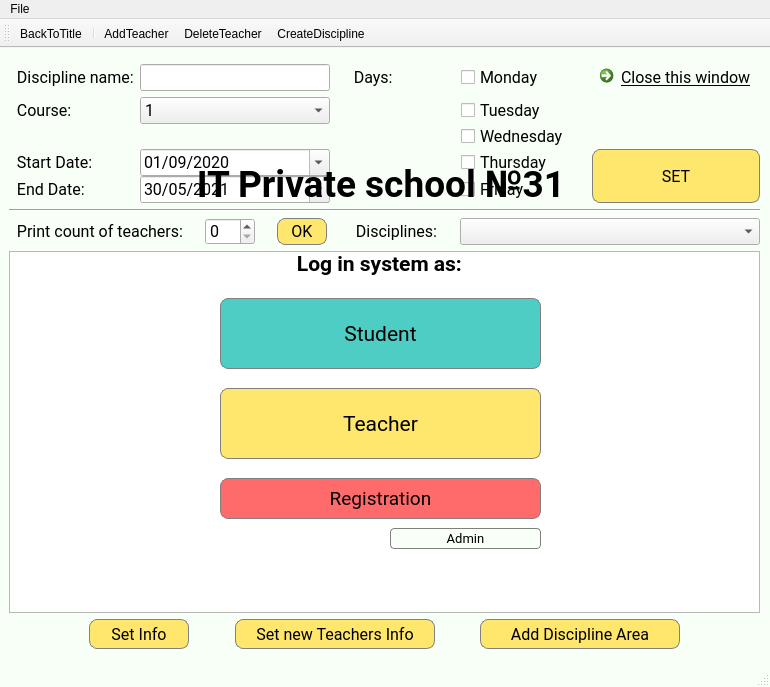
<?xml version="1.0" encoding="UTF-8"?>
<ui version="4.0">
 <class>MainWindow</class>
 <widget class="QMainWindow" name="MainWindow">
  <property name="geometry">
   <rect>
    <x>0</x>
    <y>0</y>
    <width>770</width>
    <height>687</height>
   </rect>
  </property>
  <property name="minimumSize">
   <size>
    <width>770</width>
    <height>687</height>
   </size>
  </property>
  <property name="maximumSize">
   <size>
    <width>770</width>
    <height>687</height>
   </size>
  </property>
  <property name="windowTitle">
   <string>MainWindow</string>
  </property>
  <property name="styleSheet">
   <string notr="true">QMainWindow{
background-color:rgb(247, 255, 247);
color:rgb(26, 83, 92);
}</string>
  </property>
  <widget class="QWidget" name="centralwidget">
   <widget class="QWidget" name="layoutWidget">
    <property name="geometry">
     <rect>
      <x>9</x>
      <y>10</y>
      <width>751</width>
      <height>591</height>
     </rect>
    </property>
    <layout class="QVBoxLayout" name="verticalLayout_2">
     <item>
      <layout class="QGridLayout" name="gridLayout">
       <property name="spacing">
        <number>0</number>
       </property>
       <item row="0" column="1">
        <widget class="QLineEdit" name="lineEdit_DisciplineName">
         <property name="sizePolicy">
          <sizepolicy hsizetype="Fixed" vsizetype="Fixed">
           <horstretch>0</horstretch>
           <verstretch>0</verstretch>
          </sizepolicy>
         </property>
         <property name="minimumSize">
          <size>
           <width>190</width>
           <height>0</height>
          </size>
         </property>
         <property name="font">
          <font>
           <family>Roboto</family>
           <pointsize>12</pointsize>
           <weight>50</weight>
           <bold>false</bold>
          </font>
         </property>
        </widget>
       </item>
       <item row="2" column="0">
        <widget class="QLabel" name="label_DisCourse">
         <property name="sizePolicy">
          <sizepolicy hsizetype="Preferred" vsizetype="Preferred">
           <horstretch>0</horstretch>
           <verstretch>0</verstretch>
          </sizepolicy>
         </property>
         <property name="font">
          <font>
           <family>Roboto</family>
           <pointsize>12</pointsize>
           <weight>50</weight>
           <bold>false</bold>
          </font>
         </property>
         <property name="focusPolicy">
          <enum>Qt::NoFocus</enum>
         </property>
         <property name="contextMenuPolicy">
          <enum>Qt::DefaultContextMenu</enum>
         </property>
         <property name="layoutDirection">
          <enum>Qt::RightToLeft</enum>
         </property>
         <property name="text">
          <string>  Course: </string>
         </property>
        </widget>
       </item>
       <item row="2" column="1" colspan="2">
        <widget class="QComboBox" name="comboBox_DisCourse">
         <property name="sizePolicy">
          <sizepolicy hsizetype="Fixed" vsizetype="Fixed">
           <horstretch>0</horstretch>
           <verstretch>0</verstretch>
          </sizepolicy>
         </property>
         <property name="minimumSize">
          <size>
           <width>190</width>
           <height>0</height>
          </size>
         </property>
         <property name="font">
          <font>
           <family>Roboto</family>
           <pointsize>12</pointsize>
           <weight>50</weight>
           <bold>false</bold>
          </font>
         </property>
         <item>
          <property name="text">
           <string>1</string>
          </property>
         </item>
         <item>
          <property name="text">
           <string>2</string>
          </property>
         </item>
         <item>
          <property name="text">
           <string>3</string>
          </property>
         </item>
         <item>
          <property name="text">
           <string>4</string>
          </property>
         </item>
        </widget>
       </item>
       <item row="0" column="2">
        <widget class="QLabel" name="label_Days">
         <property name="font">
          <font>
           <family>Roboto</family>
           <pointsize>12</pointsize>
           <weight>50</weight>
           <bold>false</bold>
          </font>
         </property>
         <property name="text">
          <string>      Days:</string>
         </property>
        </widget>
       </item>
       <item row="0" column="3">
        <widget class="QCheckBox" name="checkBox_Mon">
         <property name="enabled">
          <bool>true</bool>
         </property>
         <property name="sizePolicy">
          <sizepolicy hsizetype="Preferred" vsizetype="Fixed">
           <horstretch>0</horstretch>
           <verstretch>0</verstretch>
          </sizepolicy>
         </property>
         <property name="font">
          <font>
           <family>Roboto</family>
           <pointsize>12</pointsize>
           <weight>50</weight>
           <bold>false</bold>
          </font>
         </property>
         <property name="contextMenuPolicy">
          <enum>Qt::DefaultContextMenu</enum>
         </property>
         <property name="layoutDirection">
          <enum>Qt::LeftToRight</enum>
         </property>
         <property name="autoFillBackground">
          <bool>false</bool>
         </property>
         <property name="text">
          <string>Monday</string>
         </property>
         <property name="tristate">
          <bool>false</bool>
         </property>
        </widget>
       </item>
       <item row="0" column="0">
        <widget class="QLabel" name="label_DisName">
         <property name="sizePolicy">
          <sizepolicy hsizetype="Preferred" vsizetype="Preferred">
           <horstretch>0</horstretch>
           <verstretch>0</verstretch>
          </sizepolicy>
         </property>
         <property name="font">
          <font>
           <family>Roboto</family>
           <pointsize>12</pointsize>
           <weight>50</weight>
           <bold>false</bold>
          </font>
         </property>
         <property name="text">
          <string>  Discipline name:</string>
         </property>
        </widget>
       </item>
       <item row="0" column="4">
        <widget class="QCommandLinkButton" name="commandLinkButton_Close">
         <property name="sizePolicy">
          <sizepolicy hsizetype="Fixed" vsizetype="Maximum">
           <horstretch>0</horstretch>
           <verstretch>0</verstretch>
          </sizepolicy>
         </property>
         <property name="minimumSize">
          <size>
           <width>0</width>
           <height>28</height>
          </size>
         </property>
         <property name="font">
          <font>
           <family>Roboto</family>
           <pointsize>12</pointsize>
           <weight>50</weight>
           <bold>false</bold>
           <underline>true</underline>
          </font>
         </property>
         <property name="toolTip">
          <string>Closes &quot;Create discipline&quot; window</string>
         </property>
         <property name="layoutDirection">
          <enum>Qt::RightToLeft</enum>
         </property>
         <property name="text">
          <string>Close this window</string>
         </property>
         <property name="iconSize">
          <size>
           <width>16</width>
           <height>16</height>
          </size>
         </property>
        </widget>
       </item>
       <item row="2" column="3">
        <widget class="QCheckBox" name="checkBox_Tue">
         <property name="font">
          <font>
           <family>Roboto</family>
           <pointsize>12</pointsize>
           <weight>50</weight>
           <bold>false</bold>
          </font>
         </property>
         <property name="text">
          <string>Tuesday</string>
         </property>
         <property name="tristate">
          <bool>false</bool>
         </property>
        </widget>
       </item>
       <item row="3" column="3">
        <widget class="QCheckBox" name="checkBox_Wed">
         <property name="font">
          <font>
           <family>Roboto</family>
           <pointsize>12</pointsize>
           <weight>50</weight>
           <bold>false</bold>
          </font>
         </property>
         <property name="text">
          <string>Wednesday</string>
         </property>
         <property name="tristate">
          <bool>false</bool>
         </property>
        </widget>
       </item>
       <item row="4" column="3">
        <widget class="QCheckBox" name="checkBox_Thu">
         <property name="sizePolicy">
          <sizepolicy hsizetype="Preferred" vsizetype="Fixed">
           <horstretch>0</horstretch>
           <verstretch>0</verstretch>
          </sizepolicy>
         </property>
         <property name="font">
          <font>
           <family>Roboto</family>
           <pointsize>12</pointsize>
           <weight>50</weight>
           <bold>false</bold>
          </font>
         </property>
         <property name="text">
          <string>Thursday</string>
         </property>
         <property name="tristate">
          <bool>false</bool>
         </property>
        </widget>
       </item>
       <item row="5" column="3">
        <widget class="QCheckBox" name="checkBox_Fri">
         <property name="font">
          <font>
           <family>Roboto</family>
           <pointsize>12</pointsize>
           <weight>50</weight>
           <bold>false</bold>
          </font>
         </property>
         <property name="text">
          <string>Friday</string>
         </property>
         <property name="tristate">
          <bool>false</bool>
         </property>
        </widget>
       </item>
       <item row="4" column="4" rowspan="2">
        <widget class="QPushButton" name="pushButton_SetDiscipline">
         <property name="sizePolicy">
          <sizepolicy hsizetype="Minimum" vsizetype="Preferred">
           <horstretch>0</horstretch>
           <verstretch>0</verstretch>
          </sizepolicy>
         </property>
         <property name="minimumSize">
          <size>
           <width>60</width>
           <height>26</height>
          </size>
         </property>
         <property name="font">
          <font>
           <family>Roboto</family>
           <pointsize>12</pointsize>
           <weight>50</weight>
           <bold>false</bold>
          </font>
         </property>
         <property name="toolTip">
          <string>Saves information about new discipline</string>
         </property>
         <property name="whatsThis">
          <string/>
         </property>
         <property name="styleSheet">
          <string notr="true">QPushButton{
border-radius: 8px;
background-color: rgb(255, 230, 109);
border: 1px solid gray; 
}

QPushButton:pressed{
background-color:qlineargradient(x1:0, y1:0, x2:0, y2:1,
														stop: 0 #BEBEBE, stop:1 #D7D7D7);
}</string>
         </property>
         <property name="text">
          <string>SET</string>
         </property>
         <property name="autoDefault">
          <bool>false</bool>
         </property>
         <property name="default">
          <bool>false</bool>
         </property>
         <property name="flat">
          <bool>false</bool>
         </property>
        </widget>
       </item>
       <item row="5" column="0">
        <widget class="QLabel" name="label_EndDate">
         <property name="font">
          <font>
           <family>Roboto</family>
           <pointsize>12</pointsize>
           <weight>50</weight>
           <bold>false</bold>
          </font>
         </property>
         <property name="focusPolicy">
          <enum>Qt::NoFocus</enum>
         </property>
         <property name="text">
          <string>  End Date:</string>
         </property>
        </widget>
       </item>
       <item row="4" column="0">
        <widget class="QLabel" name="label_StartDate">
         <property name="font">
          <font>
           <family>Roboto</family>
           <pointsize>12</pointsize>
           <weight>50</weight>
           <bold>false</bold>
          </font>
         </property>
         <property name="focusPolicy">
          <enum>Qt::NoFocus</enum>
         </property>
         <property name="layoutDirection">
          <enum>Qt::LeftToRight</enum>
         </property>
         <property name="autoFillBackground">
          <bool>false</bool>
         </property>
         <property name="locale">
          <locale language="Ukrainian" country="Ukraine"/>
         </property>
         <property name="text">
          <string>  Start Date:</string>
         </property>
         <property name="alignment">
          <set>Qt::AlignLeading|Qt::AlignLeft|Qt::AlignVCenter</set>
         </property>
        </widget>
       </item>
       <item row="5" column="1">
        <widget class="QDateEdit" name="dateEdit_End">
         <property name="sizePolicy">
          <sizepolicy hsizetype="Minimum" vsizetype="Fixed">
           <horstretch>0</horstretch>
           <verstretch>0</verstretch>
          </sizepolicy>
         </property>
         <property name="font">
          <font>
           <family>Roboto</family>
           <pointsize>12</pointsize>
           <weight>50</weight>
           <bold>false</bold>
          </font>
         </property>
         <property name="locale">
          <locale language="English" country="UnitedStates"/>
         </property>
         <property name="dateTime">
          <datetime>
           <hour>0</hour>
           <minute>0</minute>
           <second>0</second>
           <year>2021</year>
           <month>5</month>
           <day>30</day>
          </datetime>
         </property>
         <property name="maximumDate">
          <date>
           <year>2050</year>
           <month>12</month>
           <day>31</day>
          </date>
         </property>
         <property name="minimumDate">
          <date>
           <year>2018</year>
           <month>9</month>
           <day>1</day>
          </date>
         </property>
         <property name="displayFormat">
          <string>dd/MM/yyyy</string>
         </property>
         <property name="calendarPopup">
          <bool>true</bool>
         </property>
        </widget>
       </item>
       <item row="4" column="1">
        <widget class="QDateEdit" name="dateEdit_Start">
         <property name="sizePolicy">
          <sizepolicy hsizetype="Minimum" vsizetype="Fixed">
           <horstretch>0</horstretch>
           <verstretch>0</verstretch>
          </sizepolicy>
         </property>
         <property name="font">
          <font>
           <family>Roboto</family>
           <pointsize>12</pointsize>
           <weight>50</weight>
           <bold>false</bold>
          </font>
         </property>
         <property name="locale">
          <locale language="English" country="UnitedStates"/>
         </property>
         <property name="dateTime">
          <datetime>
           <hour>0</hour>
           <minute>0</minute>
           <second>0</second>
           <year>2020</year>
           <month>9</month>
           <day>1</day>
          </datetime>
         </property>
         <property name="displayFormat">
          <string>dd/MM/yyyy</string>
         </property>
         <property name="calendarPopup">
          <bool>true</bool>
         </property>
        </widget>
       </item>
      </layout>
     </item>
     <item>
      <layout class="QVBoxLayout" name="verticalLayout_4">
       <item>
        <widget class="Line" name="line">
         <property name="orientation">
          <enum>Qt::Horizontal</enum>
         </property>
        </widget>
       </item>
      </layout>
     </item>
     <item>
      <layout class="QHBoxLayout" name="horizontalLayout">
       <item>
        <widget class="QLabel" name="label_TeacherInfo">
         <property name="font">
          <font>
           <family>Roboto</family>
           <pointsize>12</pointsize>
          </font>
         </property>
         <property name="text">
          <string>  Print count of teachers:</string>
         </property>
        </widget>
       </item>
       <item>
        <spacer name="horizontalSpacer_5">
         <property name="font">
          <font>
           <family>Roboto</family>
           <pointsize>12</pointsize>
          </font>
         </property>
         <property name="orientation">
          <enum>Qt::Horizontal</enum>
         </property>
         <property name="sizeHint" stdset="0">
          <size>
           <width>40</width>
           <height>20</height>
          </size>
         </property>
        </spacer>
       </item>
       <item>
        <widget class="QSpinBox" name="spinBox_Size">
         <property name="sizePolicy">
          <sizepolicy hsizetype="Minimum" vsizetype="Preferred">
           <horstretch>0</horstretch>
           <verstretch>0</verstretch>
          </sizepolicy>
         </property>
         <property name="minimumSize">
          <size>
           <width>50</width>
           <height>0</height>
          </size>
         </property>
         <property name="font">
          <font>
           <family>Roboto</family>
           <pointsize>12</pointsize>
          </font>
         </property>
        </widget>
       </item>
       <item>
        <spacer name="horizontalSpacer_4">
         <property name="font">
          <font>
           <family>Roboto</family>
           <pointsize>12</pointsize>
          </font>
         </property>
         <property name="orientation">
          <enum>Qt::Horizontal</enum>
         </property>
         <property name="sizeHint" stdset="0">
          <size>
           <width>40</width>
           <height>20</height>
          </size>
         </property>
        </spacer>
       </item>
       <item>
        <widget class="QPushButton" name="pushButton_OkSize">
         <property name="sizePolicy">
          <sizepolicy hsizetype="Preferred" vsizetype="Preferred">
           <horstretch>0</horstretch>
           <verstretch>0</verstretch>
          </sizepolicy>
         </property>
         <property name="minimumSize">
          <size>
           <width>50</width>
           <height>5</height>
          </size>
         </property>
         <property name="font">
          <font>
           <family>Roboto</family>
           <pointsize>12</pointsize>
          </font>
         </property>
         <property name="toolTip">
          <string>Sets count of table rows</string>
         </property>
         <property name="whatsThis">
          <string/>
         </property>
         <property name="styleSheet">
          <string notr="true">QPushButton{
border-radius: 8px;
background-color: rgb(255, 230, 109);
border: 1px solid gray; 
}

QPushButton:pressed{
background-color:qlineargradient(x1:0, y1:0, x2:0, y2:1,
														stop: 0 #BEBEBE, stop:1 #D7D7D7);
}</string>
         </property>
         <property name="text">
          <string>OK</string>
         </property>
        </widget>
       </item>
       <item>
        <spacer name="horizontalSpacer_7">
         <property name="font">
          <font>
           <family>Roboto</family>
           <pointsize>12</pointsize>
          </font>
         </property>
         <property name="orientation">
          <enum>Qt::Horizontal</enum>
         </property>
         <property name="sizeHint" stdset="0">
          <size>
           <width>40</width>
           <height>20</height>
          </size>
         </property>
        </spacer>
       </item>
       <item>
        <widget class="QLabel" name="label_Disciplines">
         <property name="font">
          <font>
           <family>Roboto</family>
           <pointsize>12</pointsize>
          </font>
         </property>
         <property name="text">
          <string>  Disciplines:</string>
         </property>
        </widget>
       </item>
       <item>
        <spacer name="horizontalSpacer_8">
         <property name="font">
          <font>
           <family>Roboto</family>
           <pointsize>12</pointsize>
          </font>
         </property>
         <property name="orientation">
          <enum>Qt::Horizontal</enum>
         </property>
         <property name="sizeHint" stdset="0">
          <size>
           <width>40</width>
           <height>20</height>
          </size>
         </property>
        </spacer>
       </item>
       <item>
        <widget class="QComboBox" name="comboBox_Disciplines">
         <property name="minimumSize">
          <size>
           <width>300</width>
           <height>0</height>
          </size>
         </property>
         <property name="font">
          <font>
           <family>Roboto</family>
           <pointsize>12</pointsize>
          </font>
         </property>
        </widget>
       </item>
      </layout>
     </item>
     <item>
      <layout class="QVBoxLayout" name="verticalLayout">
       <item>
        <widget class="QTableWidget" name="tableWidget_Info">
         <property name="font">
          <font>
           <family>Roboto</family>
           <pointsize>12</pointsize>
          </font>
         </property>
         <property name="contextMenuPolicy">
          <enum>Qt::CustomContextMenu</enum>
         </property>
         <attribute name="horizontalHeaderDefaultSectionSize">
          <number>180</number>
         </attribute>
        </widget>
       </item>
       <item>
        <layout class="QHBoxLayout" name="horizontalLayout_2">
         <item>
          <spacer name="horizontalSpacer_3">
           <property name="orientation">
            <enum>Qt::Horizontal</enum>
           </property>
           <property name="sizeHint" stdset="0">
            <size>
             <width>40</width>
             <height>20</height>
            </size>
           </property>
          </spacer>
         </item>
         <item>
          <spacer name="horizontalSpacer_2">
           <property name="orientation">
            <enum>Qt::Horizontal</enum>
           </property>
           <property name="sizeHint" stdset="0">
            <size>
             <width>40</width>
             <height>20</height>
            </size>
           </property>
          </spacer>
         </item>
         <item>
          <widget class="QPushButton" name="pushButton_Set">
           <property name="sizePolicy">
            <sizepolicy hsizetype="Expanding" vsizetype="Fixed">
             <horstretch>0</horstretch>
             <verstretch>0</verstretch>
            </sizepolicy>
           </property>
           <property name="minimumSize">
            <size>
             <width>100</width>
             <height>30</height>
            </size>
           </property>
           <property name="font">
            <font>
             <family>Roboto</family>
             <pointsize>12</pointsize>
            </font>
           </property>
           <property name="toolTip">
            <string>&lt;html&gt;&lt;head/&gt;&lt;body&gt;&lt;p&gt;Saves all information in table to create a new teacher list&lt;/p&gt;&lt;/body&gt;&lt;/html&gt;</string>
           </property>
           <property name="whatsThis">
            <string/>
           </property>
           <property name="styleSheet">
            <string notr="true">QPushButton{
border-radius: 8px;
background-color: rgb(255, 230, 109);
border: 1px solid gray; 
}

QPushButton:pressed{
background-color:qlineargradient(x1:0, y1:0, x2:0, y2:1,
														stop: 0 #BEBEBE, stop:1 #D7D7D7);
}</string>
           </property>
           <property name="text">
            <string>Set Info</string>
           </property>
          </widget>
         </item>
         <item>
          <spacer name="horizontalSpacer_6">
           <property name="orientation">
            <enum>Qt::Horizontal</enum>
           </property>
           <property name="sizeHint" stdset="0">
            <size>
             <width>40</width>
             <height>20</height>
            </size>
           </property>
          </spacer>
         </item>
         <item>
          <widget class="QPushButton" name="pushButton_SetNewTeacherInfo">
           <property name="minimumSize">
            <size>
             <width>200</width>
             <height>30</height>
            </size>
           </property>
           <property name="font">
            <font>
             <family>Roboto</family>
             <pointsize>12</pointsize>
            </font>
           </property>
           <property name="toolTip">
            <string>&lt;html&gt;&lt;head/&gt;&lt;body&gt;&lt;p&gt;Saves information about new teachers&lt;/p&gt;&lt;/body&gt;&lt;/html&gt;</string>
           </property>
           <property name="whatsThis">
            <string/>
           </property>
           <property name="styleSheet">
            <string notr="true">QPushButton{
border-radius: 8px;
background-color: rgb(255, 230, 109);
border: 1px solid gray; 
}

QPushButton:pressed{
background-color:qlineargradient(x1:0, y1:0, x2:0, y2:1,
														stop: 0 #BEBEBE, stop:1 #D7D7D7);
}</string>
           </property>
           <property name="text">
            <string>Set new Teachers Info</string>
           </property>
          </widget>
         </item>
         <item>
          <spacer name="horizontalSpacer">
           <property name="orientation">
            <enum>Qt::Horizontal</enum>
           </property>
           <property name="sizeHint" stdset="0">
            <size>
             <width>40</width>
             <height>20</height>
            </size>
           </property>
          </spacer>
         </item>
         <item>
          <widget class="QPushButton" name="pushButton_AddDiscipline">
           <property name="minimumSize">
            <size>
             <width>200</width>
             <height>30</height>
            </size>
           </property>
           <property name="font">
            <font>
             <family>Roboto</family>
             <pointsize>12</pointsize>
            </font>
           </property>
           <property name="toolTip">
            <string>Creates an additional column for discipline</string>
           </property>
           <property name="whatsThis">
            <string/>
           </property>
           <property name="styleSheet">
            <string notr="true">QPushButton{
border-radius: 8px;
background-color: rgb(255, 230, 109);
border: 1px solid gray; 
}

QPushButton:pressed{
background-color:qlineargradient(x1:0, y1:0, x2:0, y2:1,
														stop: 0 #BEBEBE, stop:1 #D7D7D7);
}</string>
           </property>
           <property name="text">
            <string>Add Discipline Area</string>
           </property>
          </widget>
         </item>
         <item>
          <spacer name="horizontalSpacer_9">
           <property name="orientation">
            <enum>Qt::Horizontal</enum>
           </property>
           <property name="sizeHint" stdset="0">
            <size>
             <width>40</width>
             <height>20</height>
            </size>
           </property>
          </spacer>
         </item>
         <item>
          <spacer name="horizontalSpacer_14">
           <property name="orientation">
            <enum>Qt::Horizontal</enum>
           </property>
           <property name="sizeHint" stdset="0">
            <size>
             <width>40</width>
             <height>20</height>
            </size>
           </property>
          </spacer>
         </item>
        </layout>
       </item>
      </layout>
     </item>
    </layout>
   </widget>
   <widget class="QLabel" name="label_Title">
    <property name="geometry">
     <rect>
      <x>160</x>
      <y>90</y>
      <width>450</width>
      <height>92</height>
     </rect>
    </property>
    <property name="sizePolicy">
     <sizepolicy hsizetype="Preferred" vsizetype="Preferred">
      <horstretch>0</horstretch>
      <verstretch>0</verstretch>
     </sizepolicy>
    </property>
    <property name="maximumSize">
     <size>
      <width>450</width>
      <height>16777215</height>
     </size>
    </property>
    <property name="font">
     <font>
      <family>Roboto</family>
      <pointsize>28</pointsize>
      <weight>75</weight>
      <bold>true</bold>
     </font>
    </property>
    <property name="text">
     <string>    IT Private school №31</string>
    </property>
   </widget>
   <widget class="QLabel" name="label_Titlelable">
    <property name="geometry">
     <rect>
      <x>250</x>
      <y>180</y>
      <width>221</width>
      <height>71</height>
     </rect>
    </property>
    <property name="maximumSize">
     <size>
      <width>450</width>
      <height>16777215</height>
     </size>
    </property>
    <property name="font">
     <font>
      <family>Roboto</family>
      <pointsize>16</pointsize>
      <weight>75</weight>
      <bold>true</bold>
     </font>
    </property>
    <property name="text">
     <string>         Log in system as:</string>
    </property>
   </widget>
   <widget class="QPushButton" name="pushButton_Student">
    <property name="geometry">
     <rect>
      <x>220</x>
      <y>250</y>
      <width>321</width>
      <height>71</height>
     </rect>
    </property>
    <property name="sizePolicy">
     <sizepolicy hsizetype="Expanding" vsizetype="Preferred">
      <horstretch>0</horstretch>
      <verstretch>0</verstretch>
     </sizepolicy>
    </property>
    <property name="minimumSize">
     <size>
      <width>0</width>
      <height>40</height>
     </size>
    </property>
    <property name="font">
     <font>
      <family>Roboto</family>
      <pointsize>16</pointsize>
      <weight>50</weight>
      <bold>false</bold>
     </font>
    </property>
    <property name="toolTip">
     <string>Enters to system as student</string>
    </property>
    <property name="whatsThis">
     <string/>
    </property>
    <property name="styleSheet">
     <string notr="true">QPushButton{
border-radius: 8px;
background-color: rgb(78, 205, 196);
border: 1px solid gray; 
}

QPushButton:pressed{
background-color:qlineargradient(spread:pad, x1:0.484, y1:0, x2:0.505472, y2:1, stop:0 rgba(35, 93, 87, 255), stop:1 rgba(97, 255, 240, 255))
}</string>
    </property>
    <property name="text">
     <string>Student</string>
    </property>
   </widget>
   <widget class="QPushButton" name="pushButton_Teacher">
    <property name="geometry">
     <rect>
      <x>220</x>
      <y>340</y>
      <width>321</width>
      <height>71</height>
     </rect>
    </property>
    <property name="sizePolicy">
     <sizepolicy hsizetype="Expanding" vsizetype="Preferred">
      <horstretch>0</horstretch>
      <verstretch>0</verstretch>
     </sizepolicy>
    </property>
    <property name="minimumSize">
     <size>
      <width>0</width>
      <height>40</height>
     </size>
    </property>
    <property name="maximumSize">
     <size>
      <width>16777215</width>
      <height>16777215</height>
     </size>
    </property>
    <property name="font">
     <font>
      <family>Roboto</family>
      <pointsize>16</pointsize>
      <weight>50</weight>
      <bold>false</bold>
     </font>
    </property>
    <property name="toolTip">
     <string>Enters to system as teacher</string>
    </property>
    <property name="whatsThis">
     <string/>
    </property>
    <property name="styleSheet">
     <string notr="true">QPushButton{
border-radius: 8px;
background-color: rgb(255, 230, 109);
border: 1px solid gray; 
}

QPushButton:pressed{
background-color:qlineargradient(spread:pad, x1:0.484, y1:0, x2:0.505472, y2:1, stop:0 rgba(148, 132, 63, 255), stop:1 rgba(255, 230, 109, 255));
}</string>
    </property>
    <property name="text">
     <string>Teacher</string>
    </property>
   </widget>
   <widget class="QPushButton" name="pushButton_Registration">
    <property name="geometry">
     <rect>
      <x>220</x>
      <y>430</y>
      <width>321</width>
      <height>41</height>
     </rect>
    </property>
    <property name="sizePolicy">
     <sizepolicy hsizetype="Preferred" vsizetype="Fixed">
      <horstretch>0</horstretch>
      <verstretch>0</verstretch>
     </sizepolicy>
    </property>
    <property name="font">
     <font>
      <family>Roboto</family>
      <pointsize>14</pointsize>
      <weight>50</weight>
      <bold>false</bold>
     </font>
    </property>
    <property name="toolTip">
     <string>Creates student account</string>
    </property>
    <property name="whatsThis">
     <string/>
    </property>
    <property name="styleSheet">
     <string notr="true">QPushButton{
border-radius: 8px;
background-color: rgb(255, 107, 107);
border: 1px solid gray; 
}

QPushButton:pressed{
background-color:qlineargradient(spread:pad, x1:0.484, y1:0, x2:0.505472, y2:1, stop:0 rgba(128, 64, 64, 255), stop:1 rgba(255, 107, 107, 255));
}</string>
    </property>
    <property name="text">
     <string>Registration</string>
    </property>
   </widget>
   <widget class="QPushButton" name="pushButton_Admin">
    <property name="geometry">
     <rect>
      <x>390</x>
      <y>480</y>
      <width>151</width>
      <height>21</height>
     </rect>
    </property>
    <property name="font">
     <font>
      <family>Roboto</family>
      <pointsize>10</pointsize>
      <weight>50</weight>
      <bold>false</bold>
     </font>
    </property>
    <property name="toolTip">
     <string>Enters to system as admin</string>
    </property>
    <property name="whatsThis">
     <string/>
    </property>
    <property name="styleSheet">
     <string notr="true">QPushButton{
border-radius: 4px;
background-color: rgb(247, 255, 247);
border: 1px solid gray; 
}

QPushButton:pressed{
background-color:qlineargradient(x1:0, y1:0, x2:0, y2:1,
														stop: 0 #BEBEBE, stop:1 #D7D7D7);
}</string>
    </property>
    <property name="text">
     <string>Admin</string>
    </property>
   </widget>
  </widget>
  <widget class="QStatusBar" name="statusbar"/>
  <widget class="QMenuBar" name="menuBar">
   <property name="geometry">
    <rect>
     <x>0</x>
     <y>0</y>
     <width>770</width>
     <height>20</height>
    </rect>
   </property>
   <property name="layoutDirection">
    <enum>Qt::LeftToRight</enum>
   </property>
   <widget class="QMenu" name="menuFile">
    <property name="layoutDirection">
     <enum>Qt::LeftToRight</enum>
    </property>
    <property name="title">
     <string>File</string>
    </property>
    <addaction name="actionOpen"/>
   </widget>
   <addaction name="menuFile"/>
  </widget>
  <widget class="QToolBar" name="toolBar">
   <property name="windowTitle">
    <string>toolBar</string>
   </property>
   <property name="iconSize">
    <size>
     <width>30</width>
     <height>25</height>
    </size>
   </property>
   <attribute name="toolBarArea">
    <enum>TopToolBarArea</enum>
   </attribute>
   <attribute name="toolBarBreak">
    <bool>false</bool>
   </attribute>
   <addaction name="actionBackToTitle"/>
   <addaction name="separator"/>
   <addaction name="actionAddTeacher"/>
   <addaction name="actionDeleteTeacher"/>
   <addaction name="actionCreateDiscipline"/>
  </widget>
  <action name="actionOpen">
   <property name="icon">
    <iconset resource="Icons/Img.qrc">
     <normaloff>:/new/icons/fileopen.png</normaloff>:/new/icons/fileopen.png</iconset>
   </property>
   <property name="text">
    <string>Open</string>
   </property>
  </action>
  <action name="actionAddTeacher">
   <property name="icon">
    <iconset resource="Icons/Img.qrc">
     <normaloff>:/new/icons/add.png</normaloff>:/new/icons/add.png</iconset>
   </property>
   <property name="text">
    <string>AddTeacher</string>
   </property>
   <property name="toolTip">
    <string>Add area for teacher info to your list</string>
   </property>
  </action>
  <action name="actionDeleteTeacher">
   <property name="icon">
    <iconset resource="Icons/Img.qrc">
     <normaloff>:/new/icons/delete.png</normaloff>:/new/icons/delete.png</iconset>
   </property>
   <property name="text">
    <string>DeleteTeacher</string>
   </property>
   <property name="toolTip">
    <string>Delete area with teacher info</string>
   </property>
  </action>
  <action name="actionCreateDiscipline">
   <property name="icon">
    <iconset resource="Icons/Img.qrc">
     <normaloff>:/new/icons/addDiscipline.png</normaloff>:/new/icons/addDiscipline.png</iconset>
   </property>
   <property name="text">
    <string>CreateDiscipline</string>
   </property>
   <property name="toolTip">
    <string>Create a new one discipline</string>
   </property>
  </action>
  <action name="actionBackToTitle">
   <property name="icon">
    <iconset resource="Icons/Img.qrc">
     <normaloff>:/new/icons/editundo.png</normaloff>:/new/icons/editundo.png</iconset>
   </property>
   <property name="text">
    <string>BackToTitle</string>
   </property>
   <property name="toolTip">
    <string>Back to title page </string>
   </property>
  </action>
 </widget>
 <resources>
  <include location="Icons/Img.qrc"/>
 </resources>
 <connections/>
</ui>
